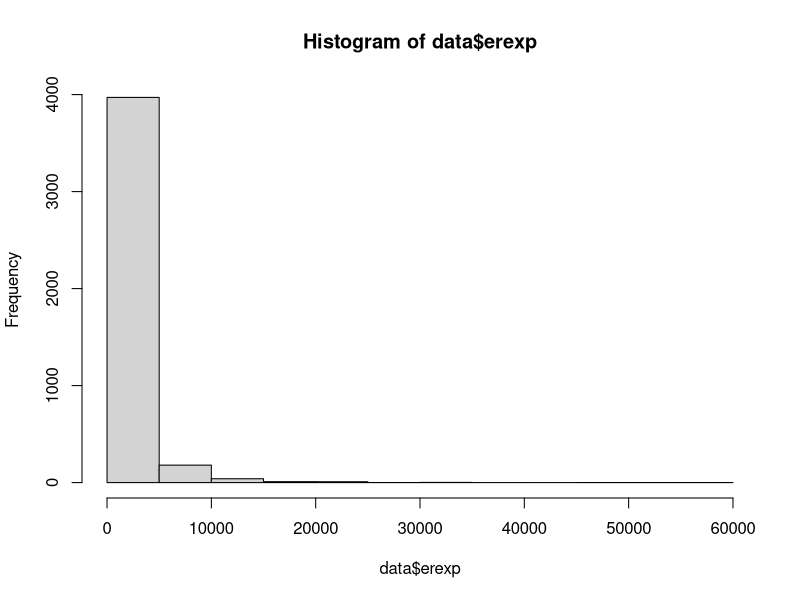

Write the R code that produced this figure.
## ---- chunk 1
knitr::opts_chunk$set(echo = TRUE)
## ---- chunk 2
# Load the HealthData set and take a look at the data.

data <- read.table("HealthData.txt", header = TRUE)
head(data)
## ---- chunk 3
# Take a subset of the data that contain observations with positive expenditure. Answer the follow questions based on the subset.

data <- data[data$erexp > 0,]
head(data)
## ---- chunk 4
summary(data$erexp)
hist(data$erexp)
## ---- chunk 5
# Import the library MASS and use the function gam to fit a small gamma regression using erexp as the response variable and age as the predictor.
library(MASS)
## ---- chunk 6
model <- glm(erexp ~ limitation + chronic, data = data, family = Gamma(link = "log"))
summary(model)
## ---- chunk 7
model <- glm(erexp ~ limitation + chronic + age + race + log(income), family = Gamma(link = "log"), data = data)
summary(model)
## ---- chunk 8
# For the smaller model, we have:

small_model <- glm(formula = erexp ~ limitation + chronic, family = Gamma(link = "log"),
    data = data)
## ---- chunk 9
# And for the larger model, we have:

large_model <- glm(formula = erexp ~ limitation + chronic + age + race + log(income),
    family = Gamma(link = "log"), data = data)
## ---- chunk 10
# Define the individual's characteristics as a new data frame

new_data <- data.frame(limitation = 0, chronic = 2)

# Add the constant term to the data frame to match the model

new_data$intercept <- 1

# Use the predict function to estimate the expected value of erexp

expected_erexp_small <- predict(small_model, data = new_data, type = "response")

# Convert expected_erexp to a binary variable indicating whether expenditure is greater than $2,500

expenditure_above_2500_small <- ifelse(expected_erexp_small > 2500, 1, 0)

# Calculate the probability of expenditure above $2,500

prob_expenditure_above_2500_small <- mean(expenditure_above_2500_small)
prob_expenditure_above_2500_small
## ---- chunk 11
# Define the individual's characteristics as a new data frame

new_data <- data.frame(limitation = 0, chronic = 2, age = 50, race = 2, income = 100000)

# Use the predict function to estimate the expected value of erexp

expected_erexp_large <- predict(large_model, data = new_data, type = "response")

# Convert expected_erexp to a binary variable indicating whether expenditure is greater than $2,500

expenditure_above_2500_large <- ifelse(expected_erexp_large > 2500, 1, 0)

# Calculate the probability of expenditure above $2,500

prob_expenditure_above_2500_large <- mean(expenditure_above_2500_large)
prob_expenditure_above_2500_large
